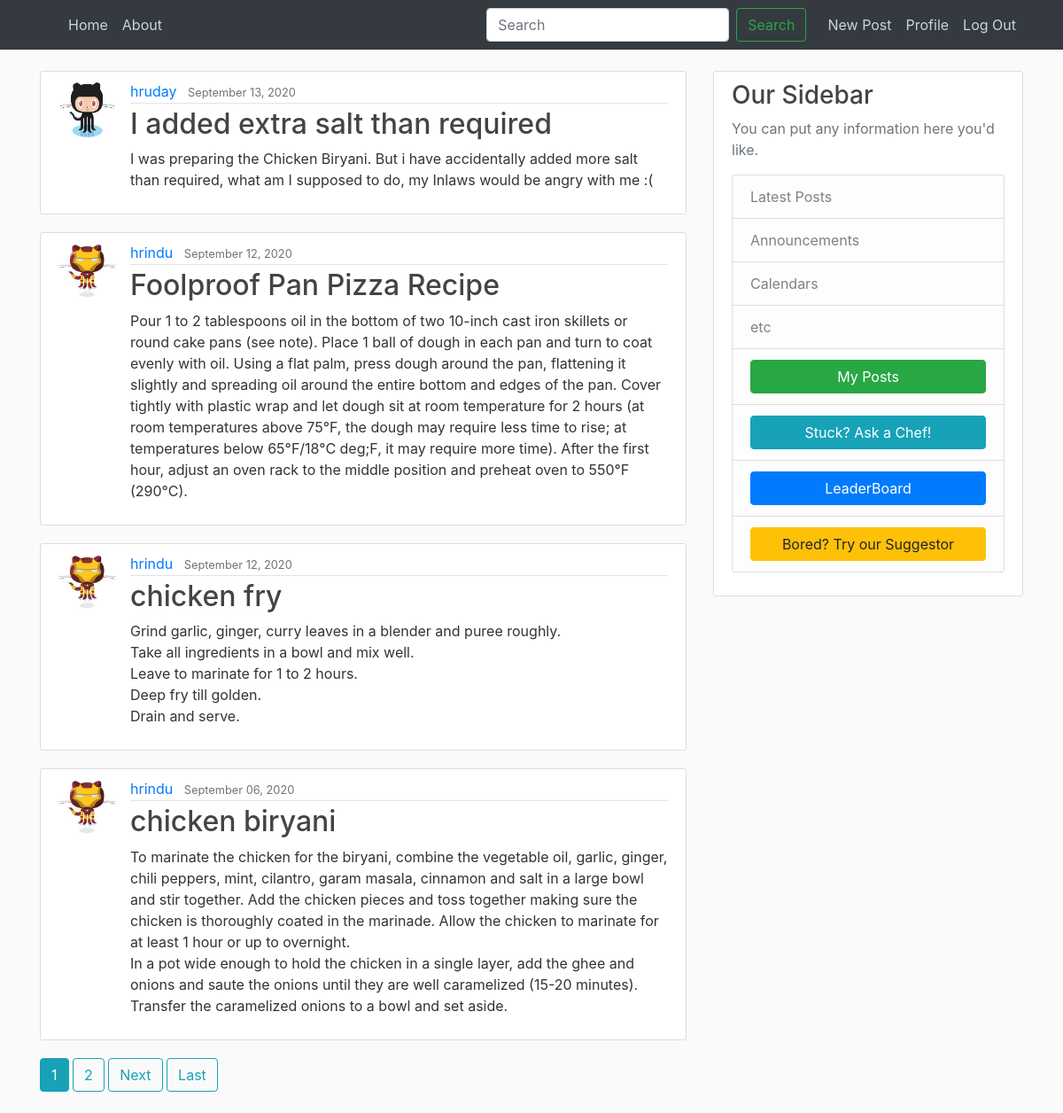
Screenshot of / (signed in) with the database file from the repository.
### blog/models.py (models this page shows, shortened)
class Post(models.Model):
	title = models.CharField(max_length=100)
	content = models.TextField(blank=False)
	date_posted = models.DateTimeField(default=timezone.now)
	author = models.ForeignKey(User, on_delete=models.CASCADE)

### users/models.py (models this page shows, shortened)
class Profile(models.Model):
	user = models.OneToOneField(User, on_delete=models.CASCADE)
	image = models.ImageField(default='default.png', upload_to='profile_pics')
	block_status = models.IntegerField(default=0)

### blog/views.py (the view)
# urls.py: path('',PostListView.as_view(),name='blog-home'),
class PostListView(ListView):
	model = Post
	template_name = 'blog/home.html'
	context_object_name = 'posts'
	ordering = ['-date_posted']
	paginate_by = 4

### blog/templates/blog/home.html (shortened to what this page needs)
{% extends "blog/base.html" %}
{% block content %}
    {% for post in posts %}
        <article class="media content-section">
          <img src="{{ post.author.profile.image.url }} " class="rounded-circle article-img">
          <div class="media-body">
            <div class="article-metadata">
              <a class="mr-2" href="{% url 'user-posts' post.author.username %}">{{ post.author }}</a>
              <small class="text-muted">{{ post.date_posted|date:"F d, Y" }}</small>
            </div>
            <h2><a class="article-title" href="{% url 'post-detail' post.id %}">{{ post.title }}</a></h2>
            <p class="article-content">{{ post.content }}</p>
          </div>
        </article>
    {% endfor %}
    {% if is_paginated %}
      {% for num in page_obj.paginator.page_range %}
        {% if page_obj.number == num %}
          <a class="btn btn-info mb-4" href="?page={{ num }}">{{ num }}</a>
        {% elif num > page_obj.number|add:'-3' and num < page_obj.number|add:'3' %}
          <a class="btn btn-outline-info mb-4" href="?page={{ num }}">{{ num }}</a>
        {% endif %}
      {% endfor %}
      {% if page_obj.has_next %}
        <a class="btn btn-outline-info mb-4" href="?page={{ page_obj.next_page_number }}">Next</a>
        <a class="btn btn-outline-info mb-4" href="?page={{ page_obj.paginator.num_pages }}">Last</a>
      {% endif %}
    {% endif %}
{% endblock content %}

### blog/static/blog/main.css (style rules this page uses)
body { background: #fafafa; color: #333333; margin-top: 5rem; }
h1, h2, h3, h4, h5, h6 { color: #444444; }
.content-section { background: #ffffff; padding: 10px 20px; border: 1px solid #dddddd; border-radius: 3px; margin-bottom: 20px; }
.article-title { color: #444444; }
.article-content { white-space: pre-line; }
.article-img { height: 65px; width: 65px; margin-right: 16px; }
.article-metadata { padding-bottom: 1px; margin-bottom: 4px; border-bottom: 1px solid #e3e3e3 }

### rows the page displays
Post: author.profile.image (placeholder picture), author "hruday", date_posted "September 13, 2020", title "I added extra salt than required", content "I was preparing the Chicken Biryani. But i have accidentally added more salt than required, what am I supposed to do, my Inlaws would be angry with me :("
Post: author.profile.image (picture), author "hrindu", date_posted "September 12, 2020", title "Foolproof Pan Pizza Recipe", content "Pour 1 to 2 tablespoons oil in the bottom of two 10-inch cast iron skillets or round cake pans (see note). Place 1 ball of dough in each pan and turn to coat evenly with oil. Using a flat palm, press dough around the pan, flattening it slightly and spreading oil around the entire bottom and edges of the pan. Cover tightly with plastic wrap and let dough sit at room temperature for 2 hours (at room temperatures above 75°F, the dough may require less time to rise; at temperatures below 65°F/18°C deg;F, it may require more time). After the first hour, adjust an oven rack to the middle position and preheat oven to 550°F (290°C)."
Post: author.profile.image (picture), author "hrindu", date_posted "September 12, 2020", title "chicken fry", content "Grind garlic, ginger, curry leaves in a blender and puree roughly. Take all ingredients in a bowl and mix well. Leave to marinate for 1 to 2 hours. Deep fry till golden. Drain and serve."
Post: author.profile.image (picture), author "hrindu", date_posted "September 06, 2020", title "chicken biryani", content "To marinate the chicken for the biryani, combine the vegetable oil, garlic, ginger, chili peppers, mint, cilantro, garam masala, cinnamon and salt in a large bowl and stir together. Add the chicken pieces and toss together making sure the chicken is thoroughly coated in the marinade. Allow the chicken to marinate for at least 1 hour or up to overnight. In a pot wide enough to hold the chicken in a single layer, add the ghee and onions and saute the onions until they are well caramelized (15-20 minutes). Transfer the caramelized onions to a bowl and set aside."

### other values shown
{{ num }} "1"
{{ num }} "2"
